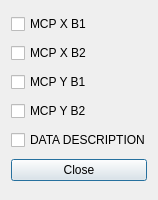
<?xml version="1.0" encoding="UTF-8"?>
<ui version="4.0">
 <class>ViewGraphicsDialog</class>
 <widget class="QDialog" name="ViewGraphicsDialog">
  <property name="geometry">
   <rect>
    <x>0</x>
    <y>0</y>
    <width>158</width>
    <height>200</height>
   </rect>
  </property>
  <property name="minimumSize">
   <size>
    <width>140</width>
    <height>200</height>
   </size>
  </property>
  <property name="windowTitle">
   <string>Edit plots</string>
  </property>
  <layout class="QVBoxLayout" name="verticalLayout">
   <item>
    <widget class="QCheckBox" name="checkBoxMCPX1">
     <property name="text">
      <string>MCP X B1</string>
     </property>
    </widget>
   </item>
   <item>
    <widget class="QCheckBox" name="checkBoxMCPX2">
     <property name="text">
      <string>MCP X B2</string>
     </property>
    </widget>
   </item>
   <item>
    <widget class="QCheckBox" name="checkBoxMCPY1">
     <property name="text">
      <string>MCP Y B1</string>
     </property>
    </widget>
   </item>
   <item>
    <widget class="QCheckBox" name="checkBoxMCPY2">
     <property name="text">
      <string>MCP Y B2</string>
     </property>
    </widget>
   </item>
   <item>
    <widget class="QCheckBox" name="checkBoxDataDescription">
     <property name="text">
      <string>DATA DESCRIPTION</string>
     </property>
    </widget>
   </item>
   <item>
    <widget class="QPushButton" name="pushButtonClose">
     <property name="text">
      <string>Close</string>
     </property>
    </widget>
   </item>
  </layout>
 </widget>
 <resources/>
 <connections/>
</ui>
